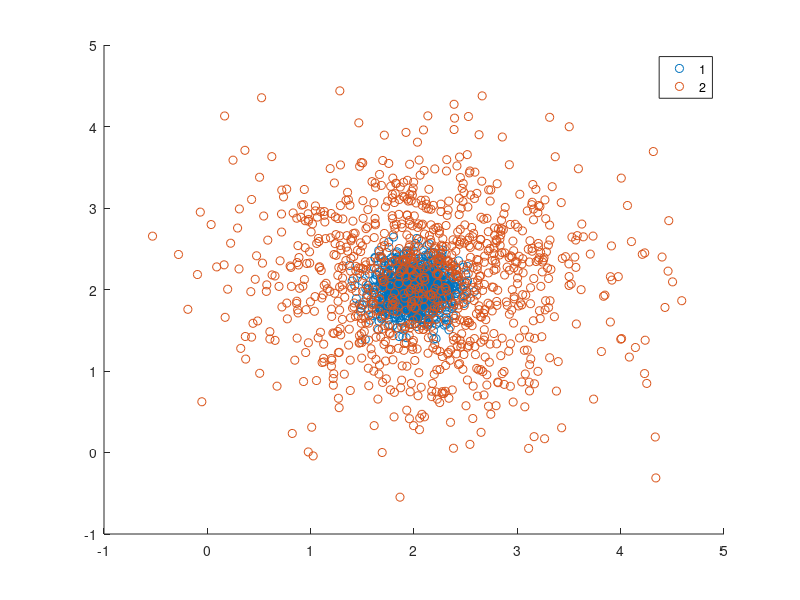

This chart was generated by the following MATLAB code: (Note: this script raises an error after producing the figure.)
%% make some 2d data

nn = 1000;

mu1 = 2;
sg1 = 0.2;
x1 = [randn(nn,1)*sg1 + mu1, randn(nn,1)*sg1 + mu1 ];

mu2 = 2.1;
sg2 = 0.8;
x2 = [randn(nn,1)*sg2 + mu2, randn(nn,1)*sg2 + mu2 ];

%combine it
Data = [x1; x2];
Labels = [ones(nn,1)*1; ones(nn,1)*2];

figure
gscatter(Data(:,1),Data(:,2),Labels)

%% Get single class rbfs and plot

CUSE = 1;
[Difference] = RelativeRBFSingleClass(Data,Labels,CUSE);

figure
gscatter(Data(:,1),Data(:,2),Labels)
hold on
Surface3D(Data(:,1),Data(:,2),Difference);
hold off
title('rbf class 1')


%% loop through all differences for rbf class 1 and see which one maximizes information gain

Direction = [1;2];

[Thresh,IG,Stash] = selectThresholdIG(Difference,Labels,Direction);
Thresh
IG

figure
scatter(Stash(:,1),Stash(:,2))
xlabel('threshold')
ylabel('IG')
title('threshold choice from information')

%%  estimate class and plot threshdold

[classest,sep] = RelativeRBFSingleClassOnline(Data,Labels,Data,Direction,Thresh);

zh = Thresh;
mu = 2;
sq = 1;


figure
gscatter(Data(:,1),Data(:,2),classest)
title('class estimates')

figure
gscatter(Data(:,1),Data(:,2),classest)
hold on
H = plotZplane([mu,mu],sq,zh);
hold on
Surface3D(Data(:,1),Data(:,2),sep);
hold off
title('IG Threshold')

corr = classest == Labels;

acc = mean(corr)




